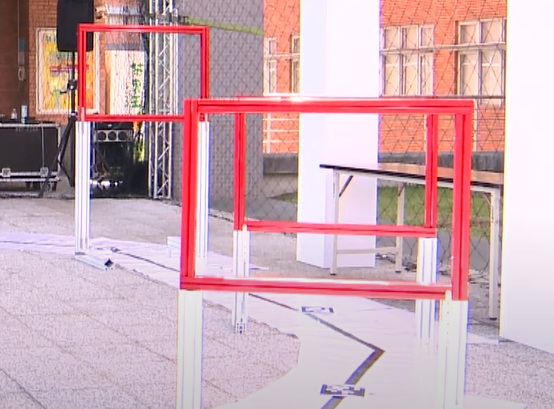
#> input picture test2-1.png, 554 x 409 px
$ python Part2.py
#> lines starting #> are read from the running program, lines starting #| are printed output that depends on the picture; after the words box and inside, x2 and y2 are one past the last pixel; in counts of white or black regions, pixels touching at a corner belong together
import cv2
import numpy as np

# Load the image
img = cv2.imread('test2-1.png')
#> img is the input picture: shape (409, 554, 3); mean B, G, R 177.2, 168.6, 203.7
#img = cv2.resize(cv2.imread('test2-3.JPG') , (400,400) , 500 , 500)

# Convert the image to HSV color space
hsv = cv2.cvtColor(img, cv2.COLOR_BGR2HSV)
#> hsv: shape (409, 554, 3); mean H, S, V 122.7, 50.8, 205.9

# Define the lower and upper bounds of the red color in HSV
#lower_red = np.array([0, 50, 50])
#upper_red = np.array([10, 255, 255])
lower_red = np.array([170, 50, 50])
upper_red = np.array([180, 255, 255])

# Create a mask for the red color
mask = cv2.inRange(hsv, lower_red, upper_red)
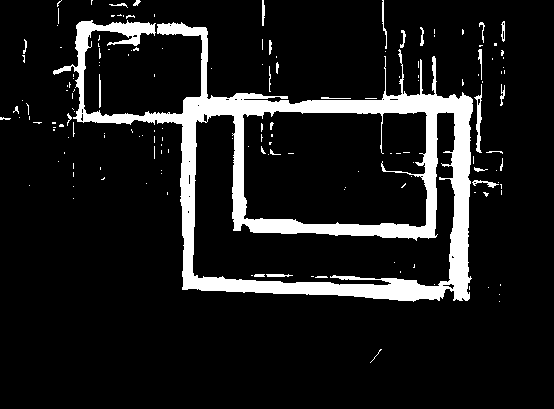
#> mask: shape (409, 554); 10.9% white; 159 white regions (129 under 20 px), largest, box (x1, y1, x2, y2) and area: (53, 20, 473, 302) 22763, (474, 84, 482, 153) 230, (382, 0, 387, 49) 83

# Apply morphological operation to remove noise and small objects
mask = cv2.erode(mask, None, iterations=2)
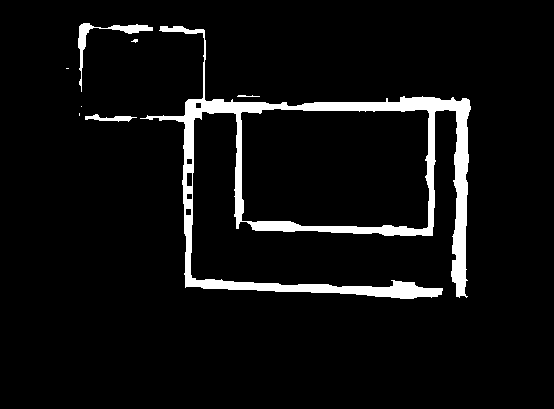
#> mask: shape (409, 554); 5.9% white; 8 white regions (4 under 20 px), largest, box (x1, y1, x2, y2) and area: (140, 26, 471, 299) 12439, (78, 23, 153, 92) 612, (85, 114, 137, 122) 198, (237, 95, 260, 97) 32
mask = cv2.dilate(mask, None, iterations=2)
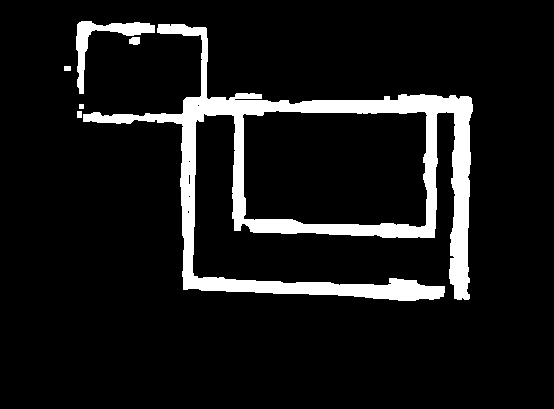
#> mask: shape (409, 554); 9.4% white; 6 white regions

# Find contours in the mask
contours, hierarchy = cv2.findContours(mask, cv2.RETR_EXTERNAL, cv2.CHAIN_APPROX_SIMPLE)
#> contours = 6 contours, 1 with area under 20; largest, box (x1, y1, x2, y2) and area: (83, 24, 473, 301) 38414, (76, 21, 155, 94) 1116, (129, 37, 140, 45) 61, (77, 111, 82, 118) 24, (64, 66, 71, 71) 24

# Draw the contours on the original image
for i in range(len(contours)):
    cv2.drawContours(img, contours, i, (0, 255, 0), 2)
#> this loop made 6 passes
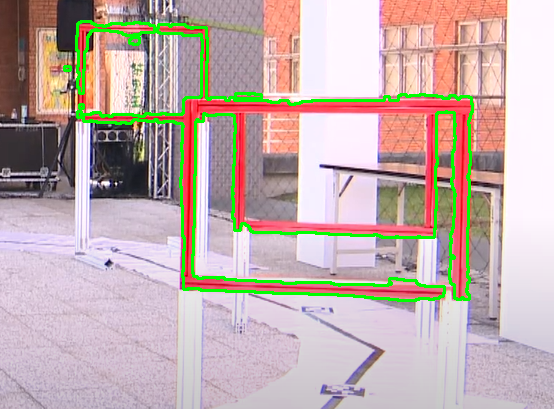
#> img: shape (409, 554, 3); 4.15% of pixels changed, all inside (x1, y1, x2, y2) = (63, 20, 474, 302)

# Find the center of each contour
for contour in contours:
    moments = cv2.moments(contour)
    if moments['m00'] != 0 :
        center = (int(moments['m10'] / moments['m00']), int(moments['m01'] / moments['m00']))
    else :
        center = (0 , 0)

    cv2.circle(img , center, 5, (0, 0, 255), -1)
#> this loop made 6 passes
#> (contour, center) on passes 1 to 3: ([[77, 111], [77, 117], [81, 117], [81, 111]], (79, 114)), ([[79, 104], [79, 108], [83, 108], [83, 104]], (81, 106)), ([[64, 66], [64, 70], [70, 70], [70, 66]], (67, 68))
#> center on passes 4 to 6: (134, 40), (328, 175), (102, 39)
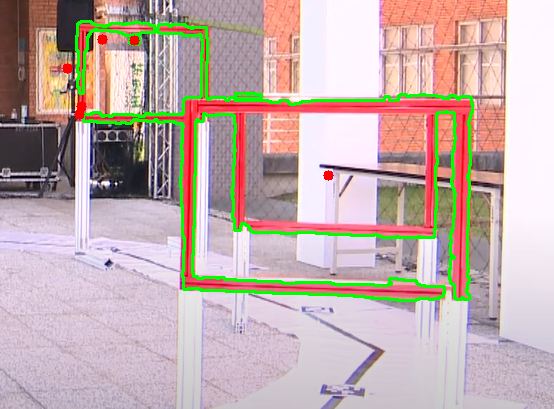
#> img: shape (409, 554, 3); 0.21% of pixels changed, all inside (x1, y1, x2, y2) = (62, 34, 334, 181)

# Display the image with the contours and circles
cv2.imshow('image', img)
cv2.waitKey(0)
cv2.destroyAllWindows()

# Find the first gate
first_contour = None
for i in range(len(contours)):
    if hierarchy[0][i][3] == -1:
        first_contour = i
        break
#> this loop made 1 pass
#> first_contour on pass 1: 0

# Find the last gate
last_contour = first_contour
#> last_contour = 0
while hierarchy[0][last_contour][2] != -1:
    last_contour = hierarchy[0][last_contour][2]
#> this loop made 0 passes

# Find the centers of the first and last
moments_first = cv2.moments(first_contour)
#> moments_first = moments, m00 0
center_first = (int(moments['m10'] / moments['m00']), int(moments['m01'] / moments['m00']))
#> center_first = (102, 39)
print(center_first)
#| (102, 39)
#cv2.circle(img , center_first , 5 , (255, 0, 0) , -1)

moments_last = cv2.moments(last_contour)
#> moments_last = moments, m00 0
center_last = (int(moments['m10'] / moments['m00']), int(moments['m01'] / moments['m00']))
#> center_last = (102, 39)
print(center_last)
#| (102, 39)
#cv2.circle(img , center_last , 5 , (255, 0, 0) , -1)
